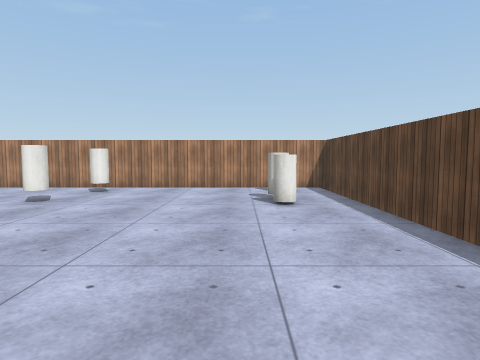
[1] (above)

14 first-person views from a walk through a 3-D level made in the Unity game engine. The camera is 1.3 m above the floor, tilts 4° down and sees 75° across. The floor is counted in squares, 1.32 m on a side. Each view is taken from the middle of a square. On the plan, view 1 faces up. The plan holds only what a view shows up to about 12 squares ahead; the rest is blank. The player character is not drawn. Surface patterns are stand-ins for the level's own textures.

[2]
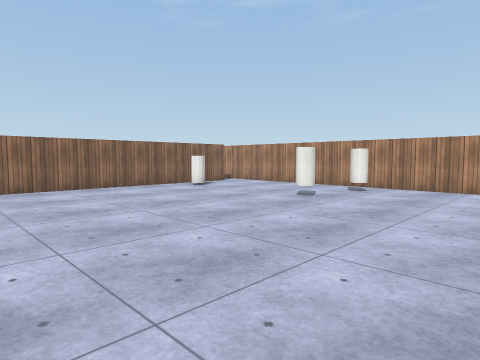

[3]
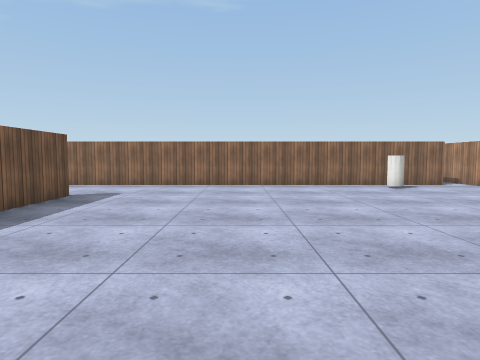

[4]
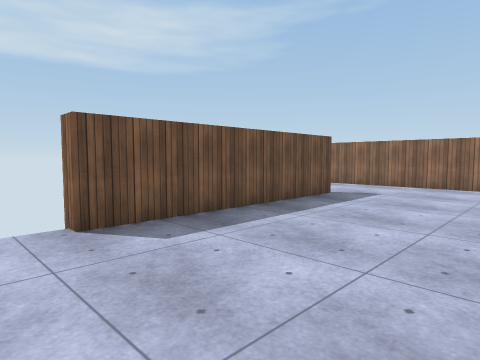

[5]
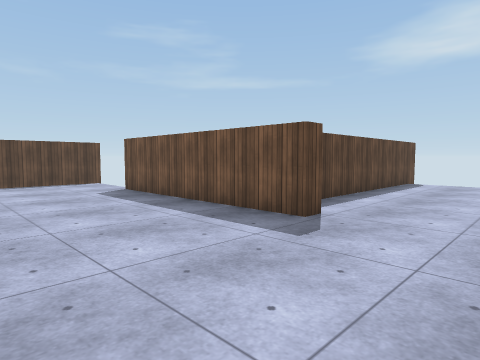

[6]
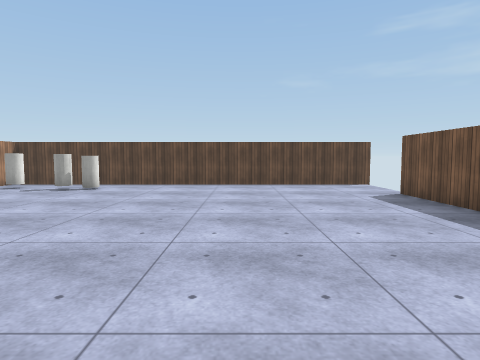

[7]
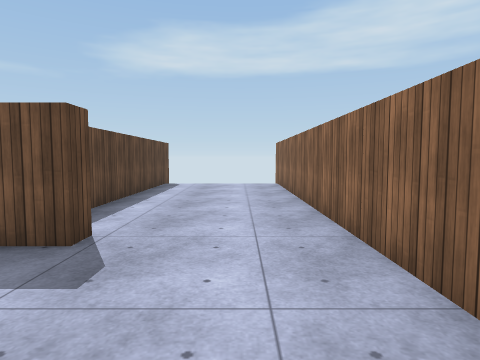

[8]
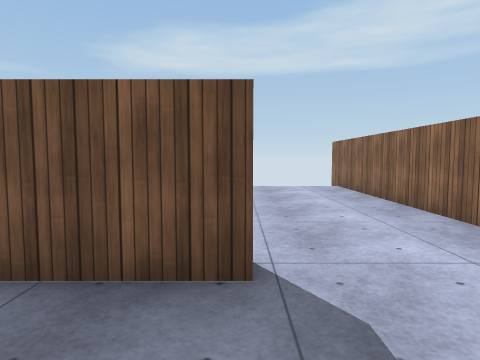

[9]
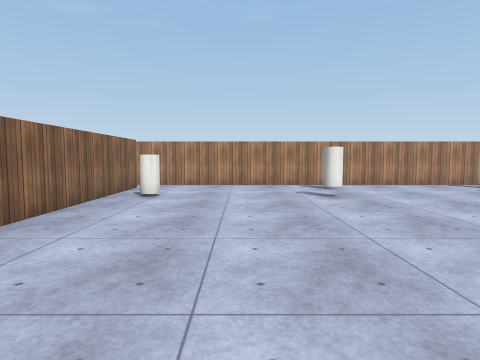

[10]
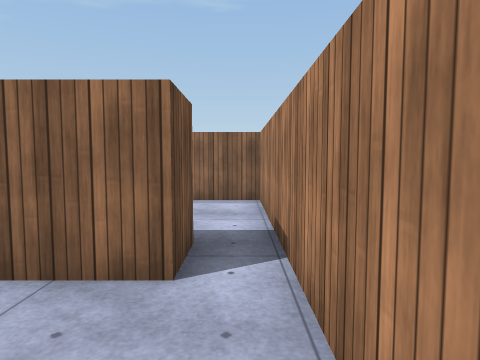

[11]
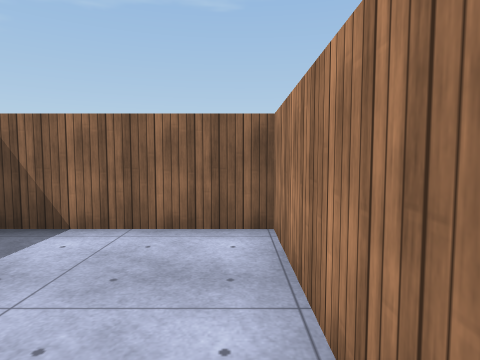

[12]
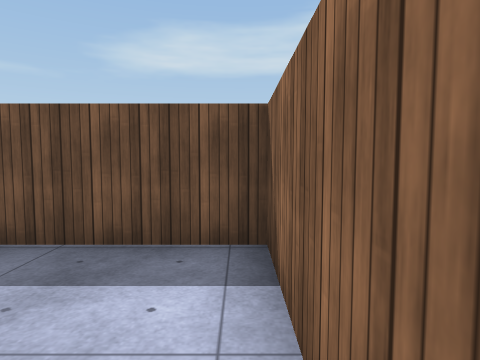

[13]
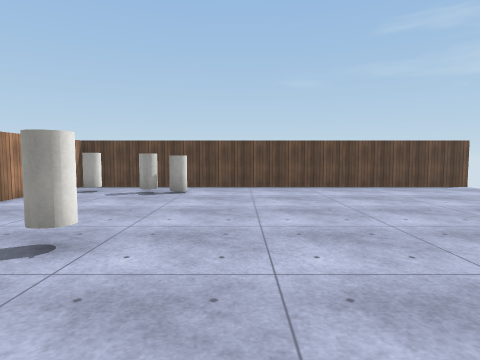

[14]
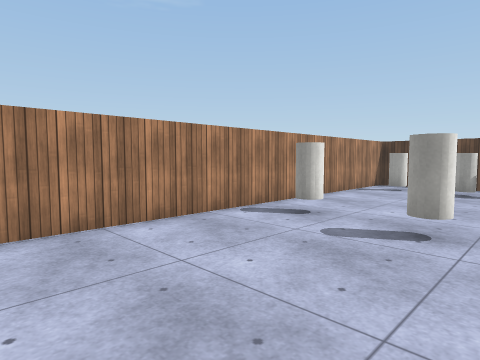

### Floor plan
Ten units are one square. View 1 is at (0, 0); x grows to the right and y downward. Boxes are objects, and circles mark ways between rooms. Rooms are numbered by the first view taken in them; rooms with no view inside come last. Other rooms are left out.
<svg viewBox="-158 -110 192 230">
<path fill="none" stroke="#000" d="M-71 30 -71 24 -4 24M-105 -95 -105 115M29 30 29 -105 -106 -105M-61 111 -61 46M-116 -95 -105 -95M-106 -105 -153 -105 -153 -65 -122 -65"/>
<rect x="-95" y="-75" width="10" height="10" fill="#bbb"><title>other object</title></rect>
<rect x="-55" y="-75" width="10" height="10" fill="#bbb"><title>other object</title></rect>
<rect x="-45" y="-95" width="10" height="10" fill="#bbb"><title>other object</title></rect>
<rect x="5" y="-75" width="10" height="10" fill="#bbb"><title>other object</title></rect>
<rect x="5" y="-85" width="10" height="10" fill="#bbb"><title>other object</title></rect>
<rect x="5" y="-95" width="10" height="10" fill="#bbb"><title>other object</title></rect>
<circle cx="-110" cy="-100" r="3" fill="#2a7"/>
<text x="-50" y="-20">1</text>
<text x="-130" y="-90">2</text>
</svg>
Room 1 opens to room 2.

Where each view was taken, in squares from view 1:
view 1: 0 up, 0 right, facing up
view 2: 0 up, 0 right, facing up-left
view 3: 2 up, 1 right, facing left
view 4: 2 up, 1 right, facing down-left
view 5: 2 up, 10 left, facing down-right
view 6: 2 up, 9 left, facing right
view 7: 1 up, 9 left, facing down
view 8: 0 up, 7 left, facing down
view 9: 1 down, 7 left, facing up
view 10: 10 up, 8 left, facing left
view 11: 10 up, 11 left, facing left
view 12: 10 up, 15 left, facing down
view 13: 5 up, 8 left, facing right
view 14: 6 up, 9 left, facing up-right
